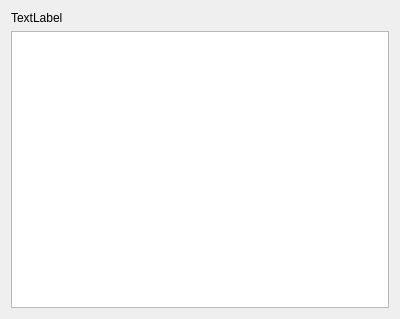
<?xml version="1.0" encoding="UTF-8"?>
<ui version="4.0">
 <class>DebconfNote</class>
 <widget class="QWidget" name="DebconfNote">
  <property name="geometry">
   <rect>
    <x>0</x>
    <y>0</y>
    <width>400</width>
    <height>319</height>
   </rect>
  </property>
  <property name="sizePolicy">
   <sizepolicy hsizetype="Preferred" vsizetype="Minimum">
    <horstretch>0</horstretch>
    <verstretch>0</verstretch>
   </sizepolicy>
  </property>
  <property name="windowTitle">
   <string>Form</string>
  </property>
  <layout class="QVBoxLayout" name="verticalLayout">
   <item>
    <widget class="QLabel" name="descriptionL">
     <property name="text">
      <string>TextLabel</string>
     </property>
     <property name="wordWrap">
      <bool>true</bool>
     </property>
     <property name="buddy">
      <cstring>noteTE</cstring>
     </property>
    </widget>
   </item>
   <item>
    <widget class="QTextEdit" name="noteTE">
     <property name="autoFormatting">
      <set>QTextEdit::AutoAll</set>
     </property>
     <property name="textInteractionFlags">
      <set>Qt::NoTextInteraction</set>
     </property>
    </widget>
   </item>
  </layout>
 </widget>
 <resources/>
 <connections/>
</ui>
